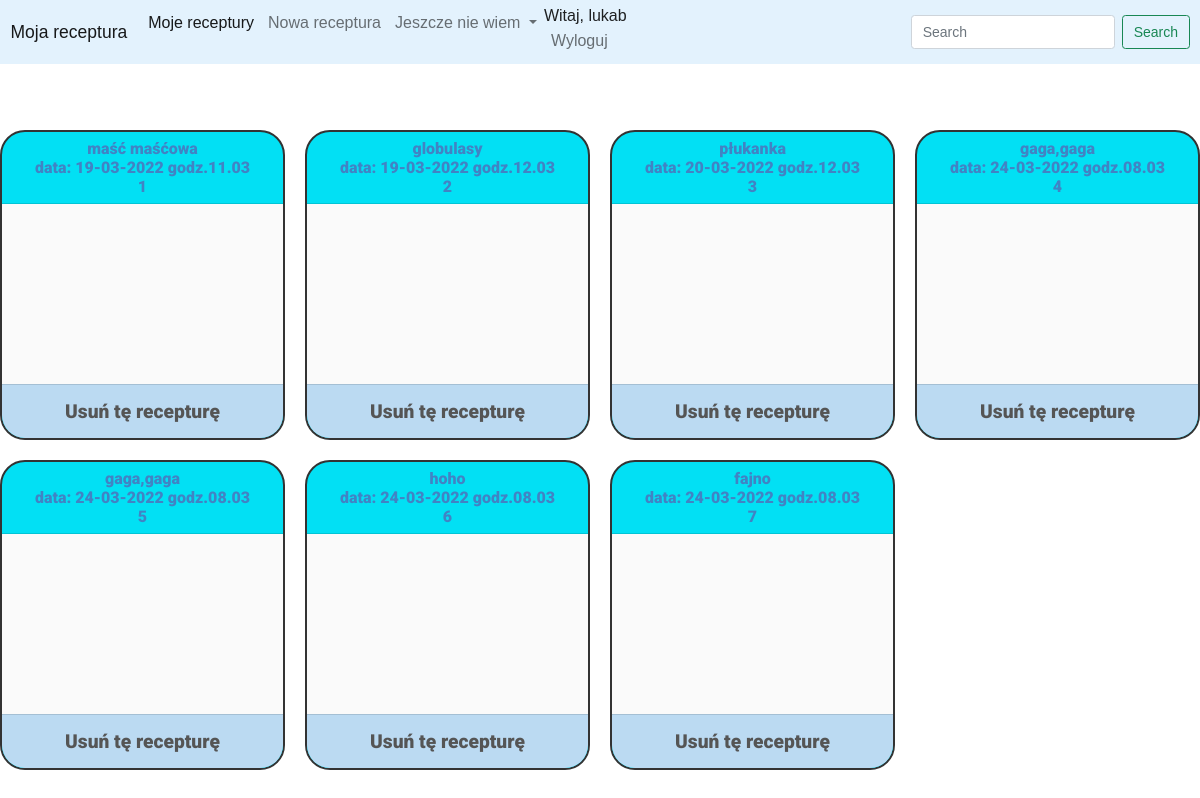
Page /mojerec (signed in) on the earlier database version.
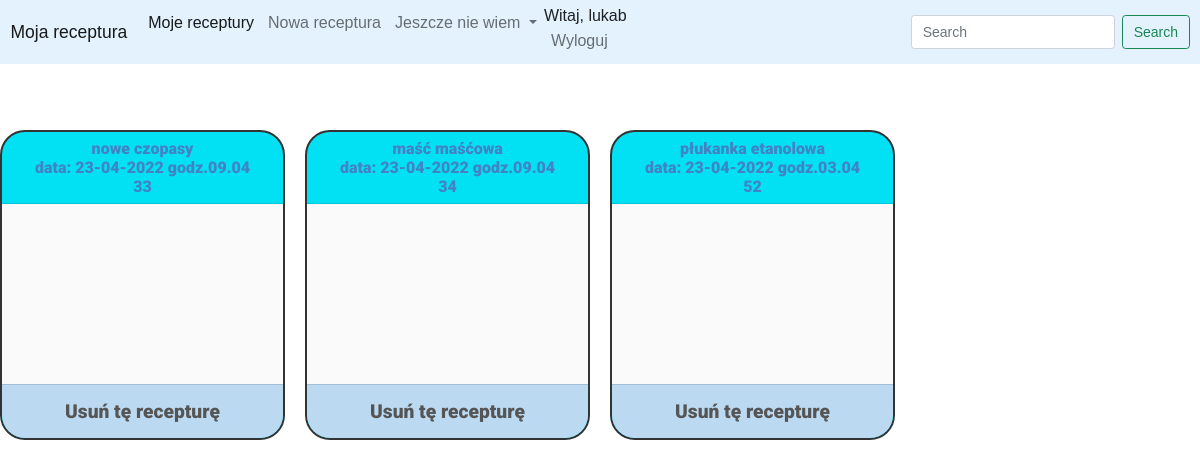
Same page on the later database version.
### recipes/models.py (models this page shows, shortened)
class Receptura (models.Model):
    rodzaje=(('1','Maść'),('2','czopki i globulki'),('3','receptura płynna'))
    czop_czy_glob=(('1','czopki'),('2','globulki'))
    tak_czy_nie = (('1', 'tak'), ('2', 'nie'))
    nazwa=models.CharField( max_length=30)
    date=models.DateTimeField(auto_now_add=True)
    rodzaj=models.TextField(choices=rodzaje,blank=True, null=True)
    czopki_czy_globulki=models.TextField(choices=czop_czy_glob, blank=True, null=True)
    ilosc_czop_glob = models.CharField(max_length=40, blank=True, null=True, default='')
    masa_docelowa_czop_glob = models.CharField(max_length=40, blank=True, null=True, default='')
    czy_ilosc_oleum_pomnozyc =models.TextField(choices=czop_czy_glob, blank=True, null=True)
    ilosc_masci =models.CharField(max_length=40, blank=True, null=True, default='')
    ilosc_gramow = models.CharField(max_length=40, blank=True, null=True, default='')
    owner=models.ForeignKey(User,blank = True, null = True,on_delete=models.CASCADE)
    session = models.ForeignKey(Session, null=True,on_delete=models.CASCADE)

### recipes/views.py (the view)
# urls.py: path('mojerec',views.mojeRec,name='mojerec'),
def mojeRec (request):
    if not request.session.exists(request.session.session_key):
        request.session.create()
    print("request.session.session_key", request.session.session_key)
    sys.stdout.flush()
    if request.user.is_anonymous ==False:
        moje_receptury=Receptura.objects.filter(owner=request.user).order_by('date')
    else:
        moje_receptury = Receptura.objects.filter(session=request.session.session_key).order_by('date') #request.session.get("name")
    context={'receptury':moje_receptury}
    return render(request,'mojerec.html',context)

### templates/mojerec.html (shortened to what this page needs)
<!DOCTYPE html>
<html lang="en">
<head>
</head>
<body>
{% extends 'base.html' %}
{% load static %}
{% block content %}
<br><br>
<div class="cards-rec-container">
  {% for i in receptury %}
  <div class="cont">
      <a href="{% url 'receptura' i.id %}">
        <div class="card-header">
        {{ i.nazwa }}
        <br>
        data: {{ i.date|date:"d-m-Y" }} godz.{{ i.date|date:"h.m" }}
        <div class='pk-class' id="pk-box">
        {{ i.pk }}
        </div>
      </div>
          <div id="{{i.pk}}-skladniki" class="card-sklad-rec"> </div>
      </a>
      <div type="button" class="card-footer" data-bs-toggle="modal" data-bs-target="#exampleModal-{{i.pk}}">
        Usuń tę recepturę
      </div>
</div>
{% endfor %}
</div>
{% endblock %}

### templates/base.html (shortened to what this page needs)
{% load static %}
<!DOCTYPE html>
<html lang="en">
<head>
    <link href="https://cdn.jsdelivr.net/npm/bootstrap@5.0.2/dist/css/bootstrap.min.css" rel="stylesheet">
    <link rel="stylesheet" href="https://cdn.jsdelivr.net/npm/semantic-ui@2.4.2/dist/semantic.min.css">
    <link rel="stylesheet"  href="{% static 'style.css' %}" />
</head>
<body>
<nav class="navbar navbar-expand-lg navbar-light" style="background-color: #e3f2fd;">
  <div class="container-fluid">
    <a class="navbar-brand" href="{% url 'home' %}">Moja receptura</a>
    <div class="collapse navbar-collapse" id="navbarSupportedContent">
      <ul class="navbar-nav me-auto mb-2 mb-lg-0">
        <li class="nav-item">
          <a class="nav-link active" aria-current="page" href="{% url 'mojerec' %}" >Moje receptury</a>
        </li>
        <li class="nav-item">
          <a class="nav-link" href="{% url 'dodajrec' %}">Nowa receptura</a>
        </li>
        <li class="nav-item dropdown">
          <a class="nav-link dropdown-toggle" href="#" id="navbarDropdown" role="button" data-bs-toggle="dropdown" aria-expanded="false">
            Jeszcze nie wiem      </a>
        </li>
        <li class="nav-item">
          {% if user.is_authenticated %}
          Witaj, {{ user.username}}
          <a class="nav-link" href="{% url 'users:logout' %}">Wyloguj</a>
          {% else %}
          <a class="nav-link" href="{% url 'users:login' %}">Zaloguj</a>
          <a class="nav-link" href="{% url 'users:register' %}">Zarejestruj</a>
          {% endif %}
        </li>
      </ul>
      <form class="d-flex">
        <input class="form-control me-2" type="search" placeholder="Search" aria-label="Search">
        <button class="btn btn-outline-success" type="submit">Search</button>
      </form>
    </div>
  </div>
</nav>
{% block content %}
{% endblock content %}
</body>
</html>

### static/style.css (style rules this page uses)
* { box-sizing: border-box; }
body { font: 16px Arial; }
.cards-rec-container { margin: 0 auto; max-width: 1200px; display: grid; grid-template-columns: repeat(auto-fill, minmax(225px, 1fr)); grid-auto-rows: auto; gap: 20px; font-family: sans-serif; padding-top: 30px; }
.cont { border: 2px solid #333333; border-radius: 25px; overflow: hidden; text-align: center; background: #03e8fc; font-family: 'Roboto', sans-serif; font-weight: 900; }
.card-sklad-rec { line-height: 1.5; height: 180px; font-size: 0.9em; overflow-y: scroll; text-align: left; scrollbar-width: thin; scrollbar-color: #eb5234 #d8ede5; padding: 15px; background: #fafafa; }
.card-footer { padding: 15px; display: flex; justify-content: space-between; align-items: center; color: #555555; background: #bbdaf2; font-size: 1.2em; text-align: center; justify-content: center; align-items: center; }

Differences in the rows shown:
removed Receptura: nazwa "maść maśćowa", date "19-03-2022", date "11.03", pk "1"
removed Receptura: nazwa "globulasy", date "19-03-2022", date "12.03", pk "2"
removed Receptura: nazwa "płukanka", date "20-03-2022", date "12.03", pk "3"
removed Receptura: nazwa "gaga,gaga", date "24-03-2022", date "08.03", pk "4"
removed Receptura: nazwa "gaga,gaga", date "24-03-2022", date "08.03", pk "5"
removed Receptura: nazwa "hoho", date "24-03-2022", date "08.03", pk "6"
removed Receptura: nazwa "fajno", date "24-03-2022", date "08.03", pk "7"
added Receptura: nazwa "nowe czopasy", date "23-04-2022", date "09.04", pk "33"
added Receptura: nazwa "maść maśćowa", date "23-04-2022", date "09.04", pk "34"
added Receptura: nazwa "płukanka etanolowa", date "23-04-2022", date "03.04", pk "52"
